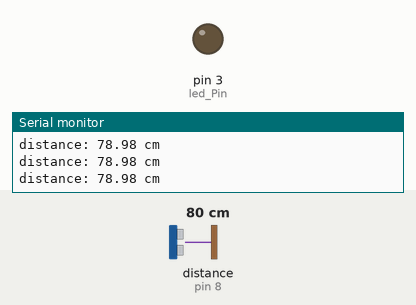
This sketch was run on a simulated Arduino Uno, built with avr-gcc and run on an emulated ATmega328P. On the bench: output pins drawn as LEDs (lit = HIGH), the last lines printed to the serial monitor. Wiring (inferred from the names in the program): ultrasonic range finder: trigger pin 9; echo pin 8. The test bench sets the inputs (shaded band); at power-on: distance to the obstacle (sensor on pin 8) 80 cm. The echo pulse lasts 58.3 µs per cm; pins used as bus, display or sensor lines are not drawn.

Above: at 1.3 s.
1.4 s: distance to the obstacle (sensor on pin 8) set to 43 cm
2.9 s: distance to the obstacle (sensor on pin 8) set to 37 cm
At 4.0 s:
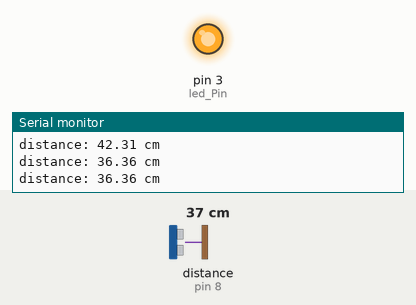
4.5 s: distance to the obstacle (sensor on pin 8) set to 60 cm
At 5.6 s:
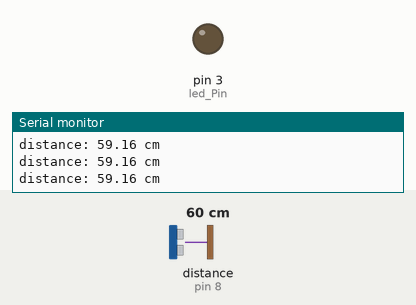
6.0 s: distance to the obstacle (sensor on pin 8) set to 2 cm
At 7.1 s:
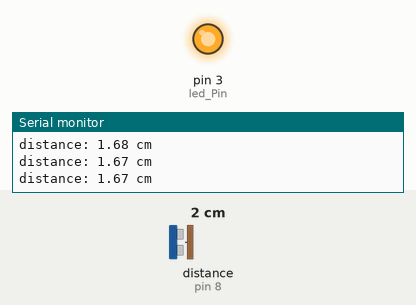
Timing chart, 0 to 8.5 s (numbered marks = the images above; inputs shaded):
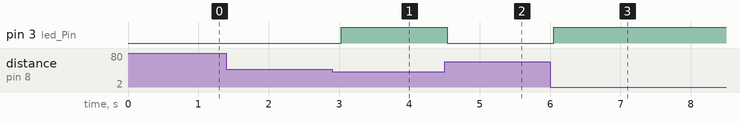

Measured:
- the behaviour switches between 41 and 40 cm on distance to the obstacle (sensor on pin 8) (found by bisection; images 0 and 1)
- after the input at 2.9 s, pin 3 (led_Pin): LOW → HIGH after 0.13 s
- after the input at 4.5 s, pin 3 (led_Pin): HIGH → LOW at once
- after the input at 6.0 s, pin 3 (led_Pin): LOW → HIGH after 0.05 s

The sketch:

1.ino
```cpp
int trigPin=9;
int echoPin=8;
int led_Pin=3;
int distance_threshold=40;
float duration_us,distance_cm;

void setup() {
  Serial.begin(9600);
  pinMode(trigPin,OUTPUT);
  pinMode(echoPin,INPUT);
  pinMode(led_Pin,OUTPUT);

}

void loop() {
  digitalWrite(trigPin,HIGH);
  delayMicroseconds(10);
  digitalWrite(trigPin,LOW);

  duration_us = pulseIn(echoPin,HIGH);

  distance_cm = 0.017*duration_us;

  if(distance_cm<distance_threshold){
    digitalWrite(led_Pin,HIGH);
  }
  else{
    digitalWrite(led_Pin,LOW);
  }

  Serial.print("distance: ");
  Serial.print (distance_cm);
  Serial.println(" cm");
  delay(500);
}
```
